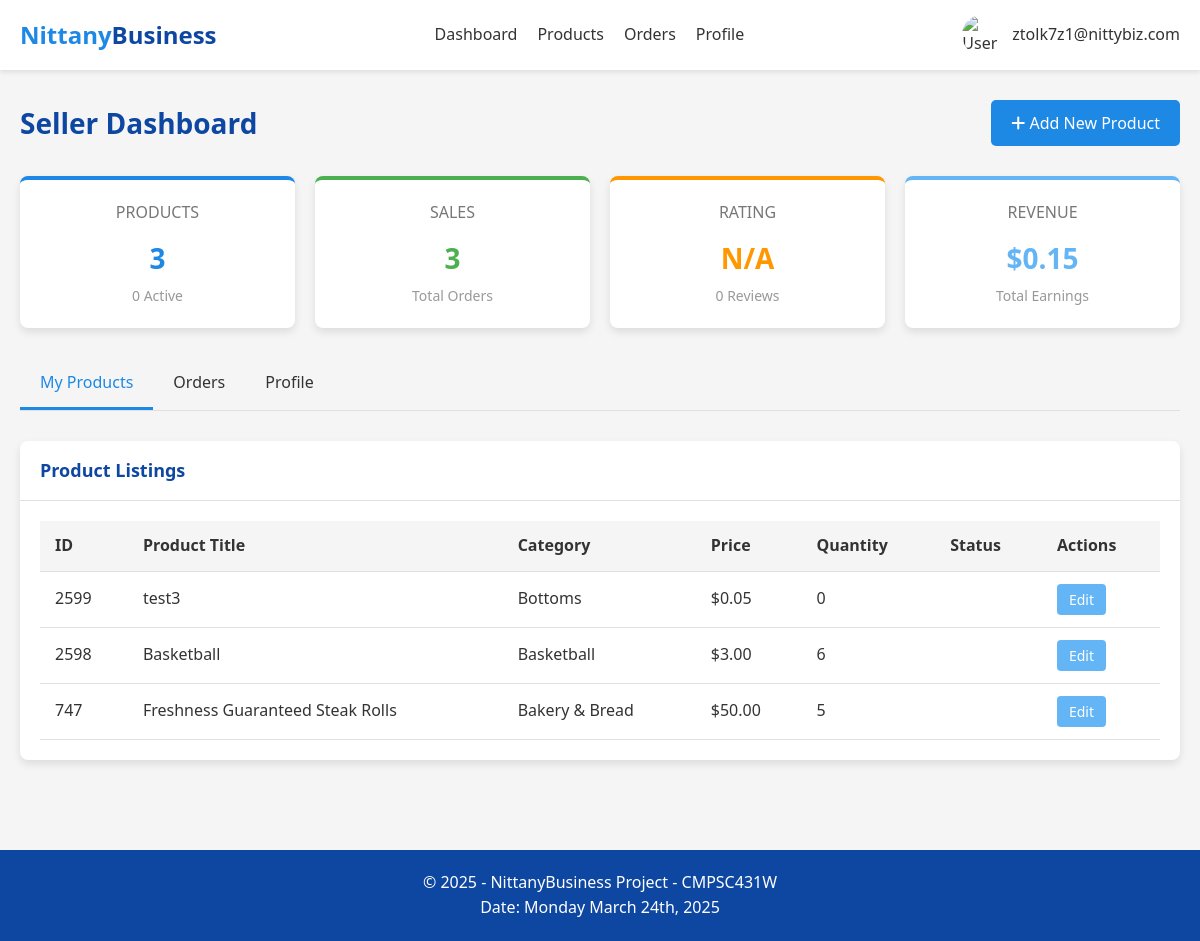
The app's page /seller_dashboard (signed in), older data.
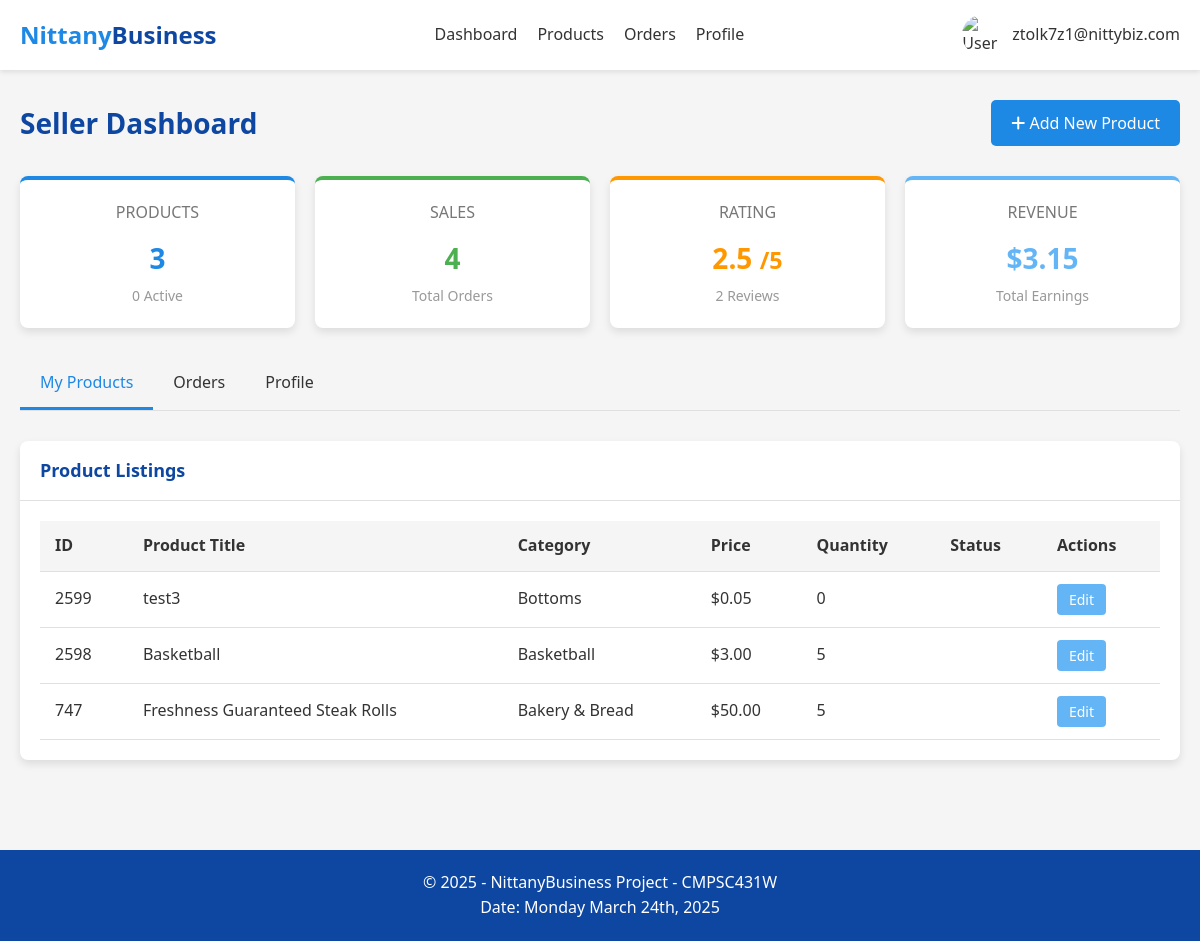
The same page, newer data.
### tables this page shows
CREATE TABLE Product_Listings (
    seller_email TEXT,
    listing_id INTEGER,
    category TEXT NOT NULL,
    product_title TEXT NOT NULL,
    product_name TEXT NOT NULL,
    product_description TEXT,
    quantity INTEGER NOT NULL,
    product_price REAL NOT NULL,
    status TEXT NOT NULL,
    PRIMARY KEY (seller_email, listing_id),
    FOREIGN KEY (seller_email) REFERENCES Sellers(email),
    FOREIGN KEY (category) REFERENCES Categories(category_name)
);

### app.py (the view)
@app.route('/seller_dashboard')
def seller_dashboard():
    if 'user_email' not in session:
        return redirect(url_for('login'))
    if session['user_type'] != 'seller':
        return redirect(url_for('dashboard'))
    conn = get_db_connection()
    seller = conn.execute(
        'SELECT * FROM Sellers WHERE email = ?',
        (session['user_email'],)
    ).fetchone()
    address = None
    if seller and seller['business_address_id']:
        address = conn.execute(
            '''SELECT a.*, z.city, z.state
               FROM Address a
               JOIN Zipcode_Info z ON a.zipcode = z.zipcode
               WHERE a.address_id = ?''',
            (seller['business_address_id'],)
        ).fetchone()
    products = conn.execute(
        '''SELECT * FROM Product_Listings
           WHERE Seller_Email = ?
           ORDER BY Listing_ID DESC''',
        (session['user_email'],)
    ).fetchall()
    product_count = len(products)
    active_product_count = sum(1 for p in products if p['Status'] == 1)
    orders = conn.execute(
        '''SELECT o.*, pl.Product_Title, pl.Product_Description, pl.Product_Price, b.email as buyer_email
           FROM Orders o
           JOIN Product_Listings pl ON o.Listing_ID = pl.Listing_ID
           JOIN Buyer b ON o.Buyer_Email = b.email
           WHERE o.Seller_Email = ?
           ORDER BY o.Date DESC''',
        (session['user_email'],)
    ).fetchall()
    order_count = len(orders)
    total_revenue = sum(float(o['Product_Price']) * int(o['Quantity']) for o in orders)
    avg_rating_result = conn.execute(
        '''SELECT AVG(r.Rating) as avg_rating, COUNT(r.Rating) as review_count
           FROM Reviews r
           JOIN Orders o ON r.Order_ID = o.Order_ID
           WHERE o.Seller_Email = ?''',
        (session['user_email'],)
    ).fetchone()
    avg_rating = avg_rating_result['avg_rating'] if avg_rating_result and avg_rating_result['avg_rating'] is not None else None
    review_count = avg_rating_result['review_count'] if avg_rating_result else 0
    categories = conn.execute(
        'SELECT category_name FROM Categories ORDER BY category_name'
    ).fetchall()
    conn.close()
    active_tab = request.args.get('tab', 'products')
    return render_template(
        'seller_dashboard.html',
        user_email=session['user_email'],
        user_type=session['user_type'],
        seller=seller,
        address=address,
        products=products,
        orders=orders,
        categories=categories,
        product_count=product_count,
        active_product_count=active_product_count,
        order_count=order_count,
        total_revenue=total_revenue,
        avg_rating=avg_rating,
        review_count=review_count,
        active_tab=active_tab
    )

### app.py (called while the page is built)
def get_db_connection():
    conn = sqlite3.connect(app.config['DATABASE'])
    conn.row_factory = sqlite3.Row
    return conn

### templates/seller_dashboard.html (shortened to what the changed rows need)
<!DOCTYPE html>
<html lang="en">
<head>
    <link rel="stylesheet" href="https://cdnjs.cloudflare.com/ajax/libs/font-awesome/6.4.0/css/all.min.css">
</head>
<body>
    <main>
        <div class="container">
            <div class="dashboard-header">
                <h1>Seller Dashboard</h1>
            </div>
            <div class="summary-grid">
                <div class="summary-card sales">
                    <div class="title">SALES</div>
                    <div class="value">{{ order_count }}</div>
                    <div class="subtitle">Total Orders</div>
                </div>
                <div class="summary-card rating">
                    <div class="title">RATING</div>
                    <div class="value">
                        {{ "%.1f"|format(avg_rating) if avg_rating else "N/A" }}
                        {% if avg_rating %}
                        <small>/5</small>
                        {% endif %}
                    </div>
                    <div class="subtitle">{{ review_count }} Reviews</div>
                </div>
                <div class="summary-card revenue">
                    <div class="title">REVENUE</div>
                    <div class="value">${{ "%.2f"|format(total_revenue) }}</div>
                    <div class="subtitle">Total Earnings</div>
                </div>
            </div>
            <div class="tab-content {% if active_tab == 'products' %}active{% endif %}" id="products-content">
                <div class="card">
                    <div class="card-header">
                        <h2>Product Listings</h2>
                    </div>
                    <div class="card-body">
                        {% if products %}
                        <table class="product-table">
                            <thead>
                                <tr>
                                    <th>ID</th>
                                    <th>Product Title</th>
                                    <th>Category</th>
                                    <th>Price</th>
                                    <th>Quantity</th>
                                    <th>Status</th>
                                    <th>Actions</th>
                                </tr>
                            </thead>
                            <tbody>
                                {% for product in products %}
                                <tr>
                                    <td>{{ product.Listing_ID }}</td>
                                    <td>{{ product.Product_Title }}</td>
                                    <td>{{ product.Category }}</td>
                                    <td>${{ "%.2f"|format(product.Product_Price) }}</td>
                                    <td>{{ product.Quantity }}</td>
                                    <td>
                                    </td>
                                    <td>
                                        <button class="action-btn edit-btn"
                                            onclick="openEditProductModal('{{ product.Listing_ID }}')">Edit</button>
                                    </td>
                                </tr>
                                {% endfor %}
                            </tbody>
                        </table>
                        {% endif %}
                    </div>
                </div>
            </div>
        </div>
    </main>
</body>
</html>

Row changes from the older to the newer data that the page shows:
changed Product_Listings "Basketball": Quantity "6" → "5"
Text that changed along with them:
{{ order_count }}: "3" → "4"
{{ "%.1f"|format(avg_rating) if avg_rating else "N/A" }}: "N/A" → "2.5"
{{ review_count }}: "0" → "2"
{{ "%.2f"|format(total_revenue) }}: "0.15" → "3.15"
text now shown: "/5"
